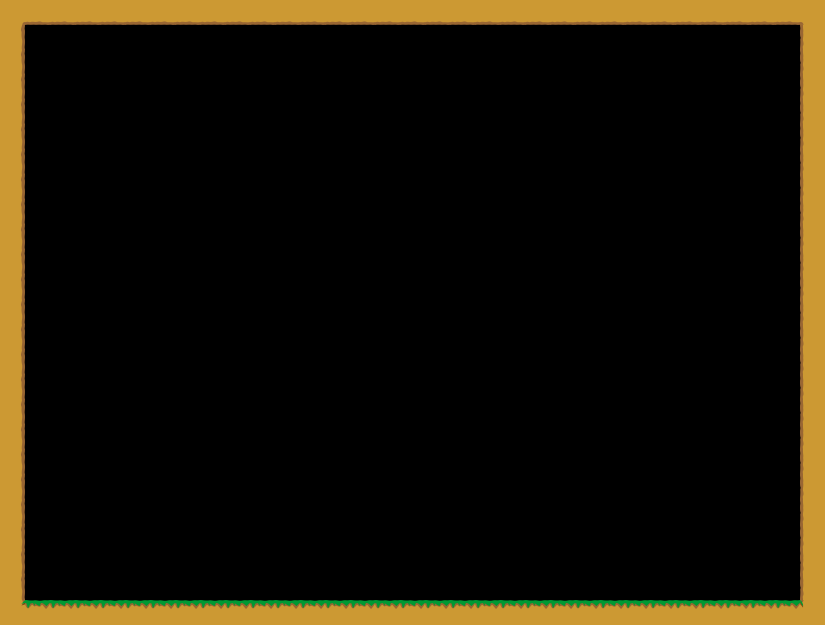

This is a level from a 2D game, rendered from its Tiled map with the project's own tilesets. A one-line summary and the map file follow, with tile-layer data summarised:
An orthogonal 33x25 tile map with 25x25 px tiles, 1 tile layer (Kachelebene 1).

<map version="1.0" orientation="orthogonal" width="33" height="25" tilewidth="25" tileheight="25">
 <tileset firstgid="1" name="Tileset" tilewidth="25" tileheight="25">
  <image source="../../../img/Tileset.png" width="400" height="250" />
 </tileset>
 <layer name="Kachelebene 1" width="33" height="25">
  <data>[825 cells, 112 non-empty, 8 distinct tile ids]</data>
 </layer>
</map>
